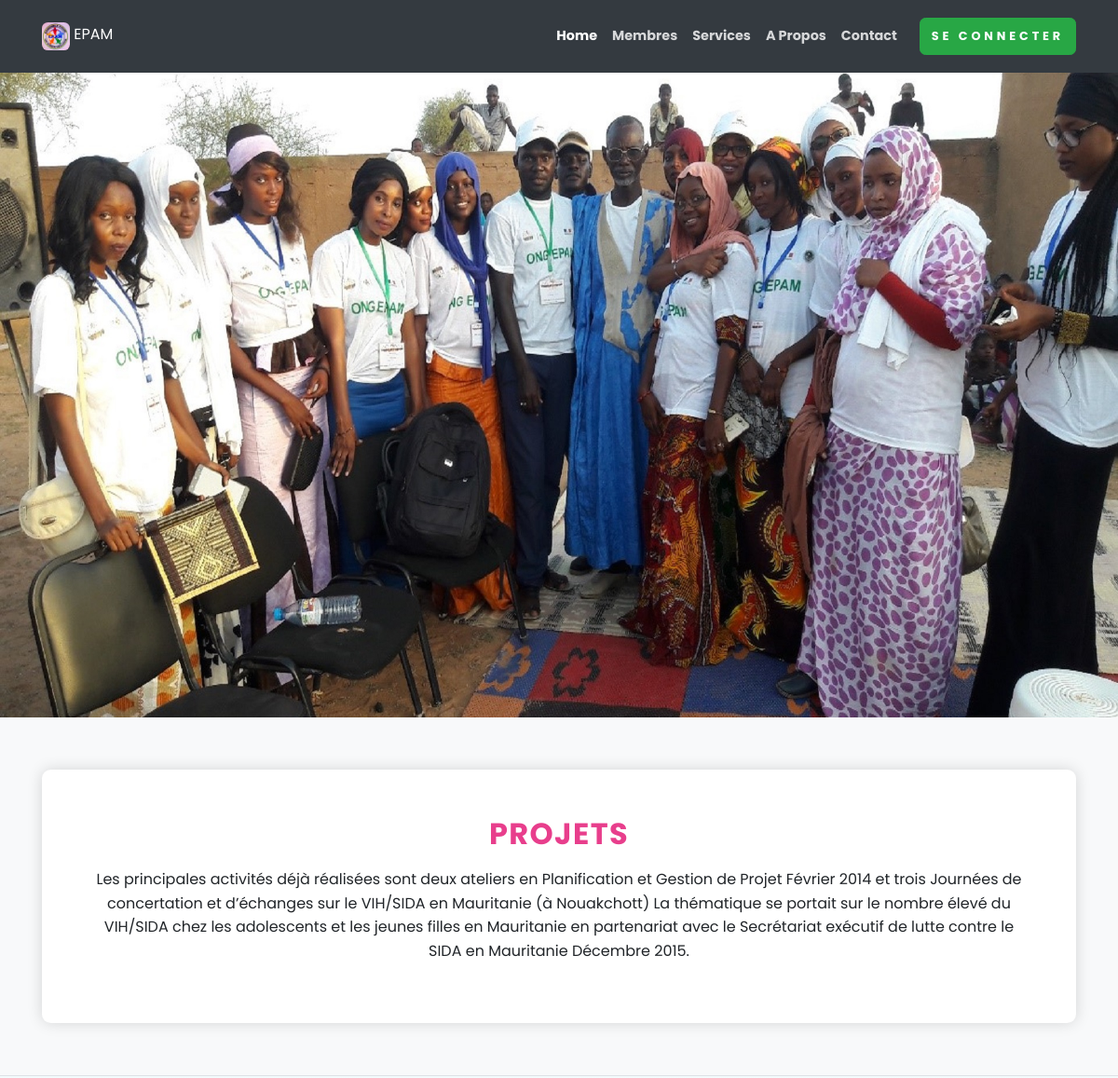
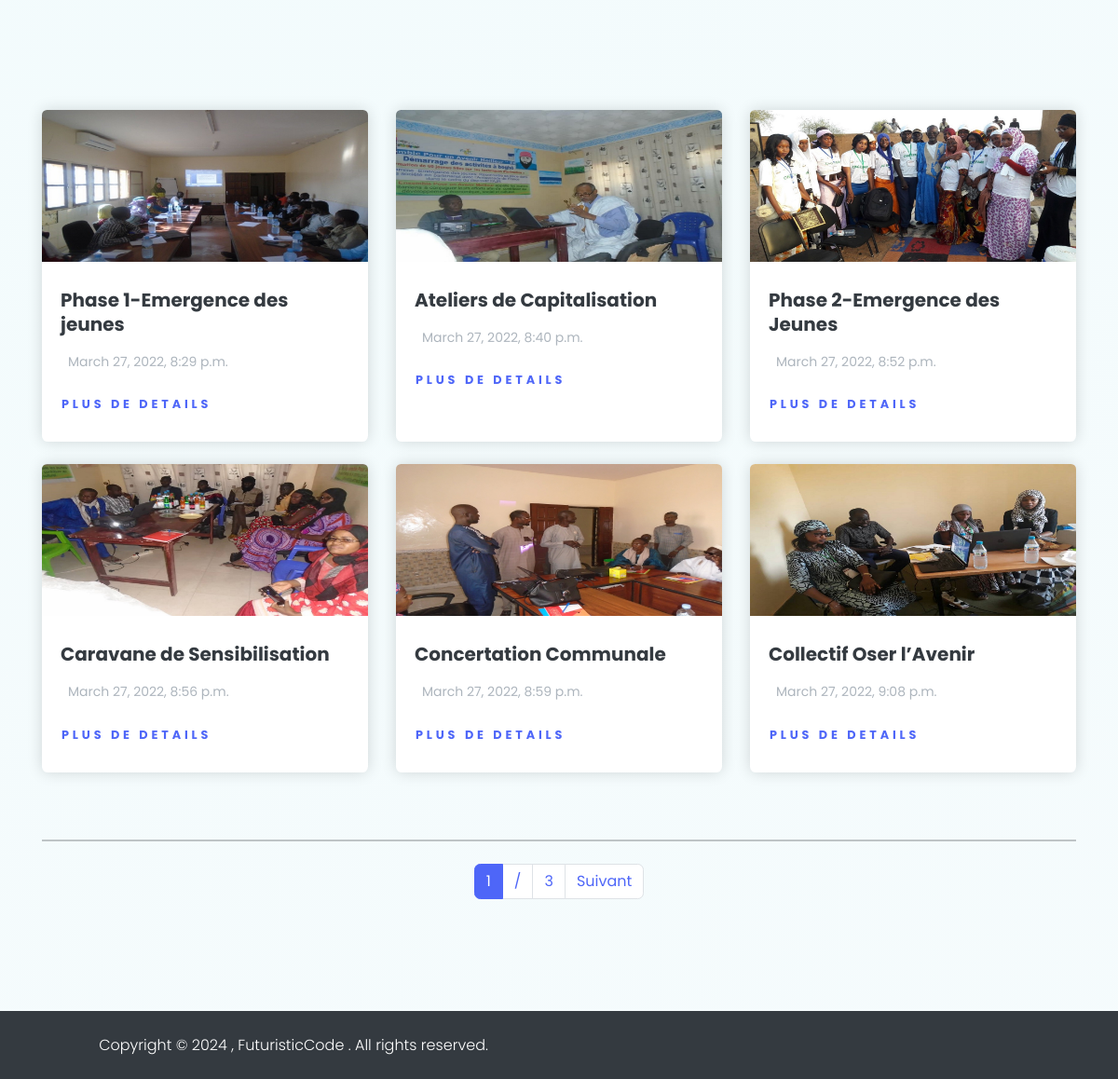
The page / on the database its author committed (2 pictures, top to bottom).
### home/models.py (models this page shows, shortened)
class Post(models.Model):
    STATUS_CHOICES = (
        ('draft','Draft'),
        ('published','Published')
    )
    title = models.CharField(max_length=200)
    slug  = models.SlugField(max_length=200)
    body  = FroalaField()
    image   = models.ImageField(upload_to='uploads')
    created_at = models.DateTimeField(auto_now_add=True)
    upload_to = models.DateTimeField(auto_now=True)
    status  = models.CharField(choices=STATUS_CHOICES,default='draft',max_length=10)
    publish = models.DateTimeField(default=timezone.now())
    author  = models.ForeignKey(User,on_delete=models.CASCADE,
                                related_name='posted')
    objects   = models.Manager()  #Default Manager
    published = PublishedManager() #Custom Manager

### home/views.py (the view)
# urls.py: path('',views.post_list,name='post_list'),
def post_list(request):
    object_list = Post.published.all()
    paginator   = Paginator(object_list,6)
    page        = request.GET.get('page')
    try:
      posts = paginator.page(page)
    except PageNotAnInteger:
      posts = paginator.page(1)
    except EmptyPage:
      posts = Paginator.page(paginator.num_pages)
    context = {
      'posts':posts,
      'page' :page,
    }
    return render(request,'blog/post/liste.html',context)

### home/models.py (called while the page is built)
    def get_queryset(self):
        return super(PublishedManager,self).get_queryset().filter(status='published')

### home/templates/blog/post/liste.html (shortened to what this page needs)
{% extends 'base.html' %}
{% block content %}
<section class="position-relative py-6">
    <div class="container">
      <img class="bg-image" src="/static/assets/1.jpg" alt="">
      <div class="row">
        <div class="col-lg-5 mt-7 ml-7">
          <div class="bg-white rounded-lg shadow p-5"><strong class="text-uppercase text-secondary d-inline-block mb-2 text-sm">EPAM</strong>
            <h2 class="mb-3">Ensemble Pour un Avenir Meilleur</h2>
            <p class="text-muted"> </p>
          </div>
        </div>
      </div>
    </div>
  </section>
<header class="py-5 bg-light border-bottom mb-4">
    <div class="container">
        <div class="text-center my-2">
            <div class="bg-white rounded-lg shadow p-5"><strong class="text-uppercase text-secondary d-inline-block mb-2 text-sm"><h2>PROJETS</h2></strong>
                <p class="mb-3">Les principales activités déjà réalisées sont deux ateliers en Planification et Gestion de Projet Février 2014 et trois Journées de concertation et d’échanges sur le VIH/SIDA en Mauritanie (à Nouakchott) La thématique se portait sur le nombre élevé du VIH/SIDA chez les adolescents et les jeunes filles en Mauritanie en partenariat avec le Secrétariat exécutif de lutte contre le SIDA en Mauritanie Décembre 2015.</p>
        </div>
    </div>
</header>
<section class="py-6">
    <div class="container">
      <div class="row mb-5">
        {% for post in posts %}
        <div class="col-lg-4 col-sm-6 mb-4 hover-animate">
          <div class="card shadow border-0 h-100">
            <a href="{% url 'post_details' post.slug %}">
              <img class="img-fluid card-img-top" src="/uploads/{{post.image}}" alt="..."/></a>
            <div class="card-body">
              <h5 class="my-2"><a class="text-dark" href="{% url 'post_details' post.slug %}">
               {{post.title}} </a></h5>
              <p class="text-gray-500 text-sm my-3">
                {{post.created_at}}</p>
              <a class="btn btn-link pl-0"href="{% url 'post_details' post.slug %}">Plus de details</a>
            </div>
          </div>
        </div>
        {% endfor %}
      </div>
      {% include 'blog/layouts/pagination.html' with page=posts%}
    </div>
  </section>
{% endblock content %}

### rows shown on the page
Post: image (picture), title "Phase 1-Emergence des jeunes", created_at "March 27, 2022, 8:29 p.m."
Post: image (picture), title "Ateliers de Capitalisation", created_at "March 27, 2022, 8:40 p.m."
Post: image (picture), title "Phase 2-Emergence des Jeunes", created_at "March 27, 2022, 8:52 p.m."
Post: image (picture), title "Caravane de Sensibilisation", created_at "March 27, 2022, 8:56 p.m."
Post: image (picture), title "Concertation Communale", created_at "March 27, 2022, 8:59 p.m."
Post: image (picture), title "Collectif Oser l’Avenir", created_at "March 27, 2022, 9:08 p.m."

### other values the page prints
{{ page.number }} "1"
{{ page.paginator.num_pages }} "3"
